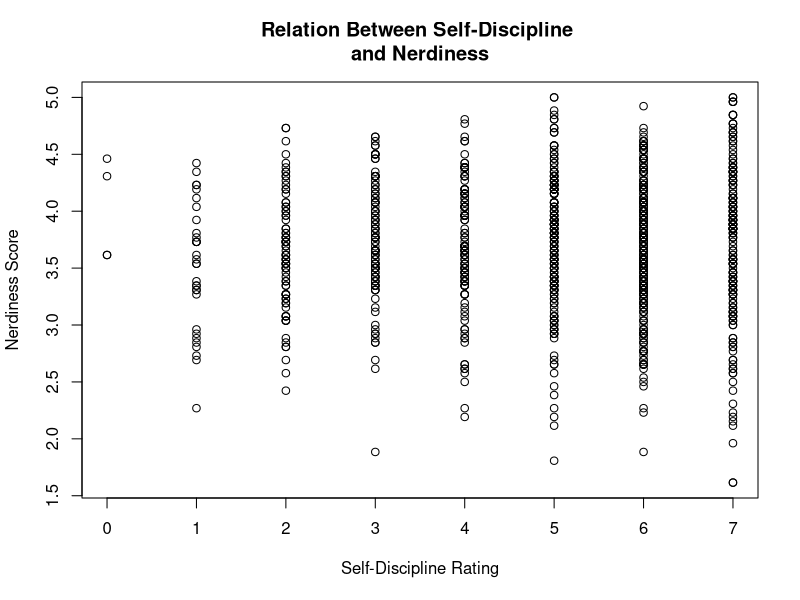

R code for this plot:
## ---- chunk 1

npas <- read.csv("data/NPAS.csv")
npas_subset = npas[ , c("nerdy_scale", "TIPI1", "TIPI3", "nerdy_selfreport")]

head(npas_subset, n=6)
tail(npas_subset, n=6)

## ---- chunk 2
round(cor(npas_subset, use = "complete.obs"), 3)
# Note: the round() function is not necessary, but I used it to make my output prettier
## ---- chunk 3
cor.test(npas_subset$nerdy_scale, npas_subset$TIPI1, 
         method = "pearson", alternative = "two.sided")
## ---- chunk 4
plot(npas_subset$TIPI3, npas_subset$nerdy_scale, xlab = "Self-Discipline Rating", 
     ylab = "Nerdiness Score", 
     main = "Relation Between Self-Discipline \nand Nerdiness")
## ---- chunk 5
nerdy_model <- lm(nerdy_scale ~ TIPI3, data = npas_subset)
summary(nerdy_model)
